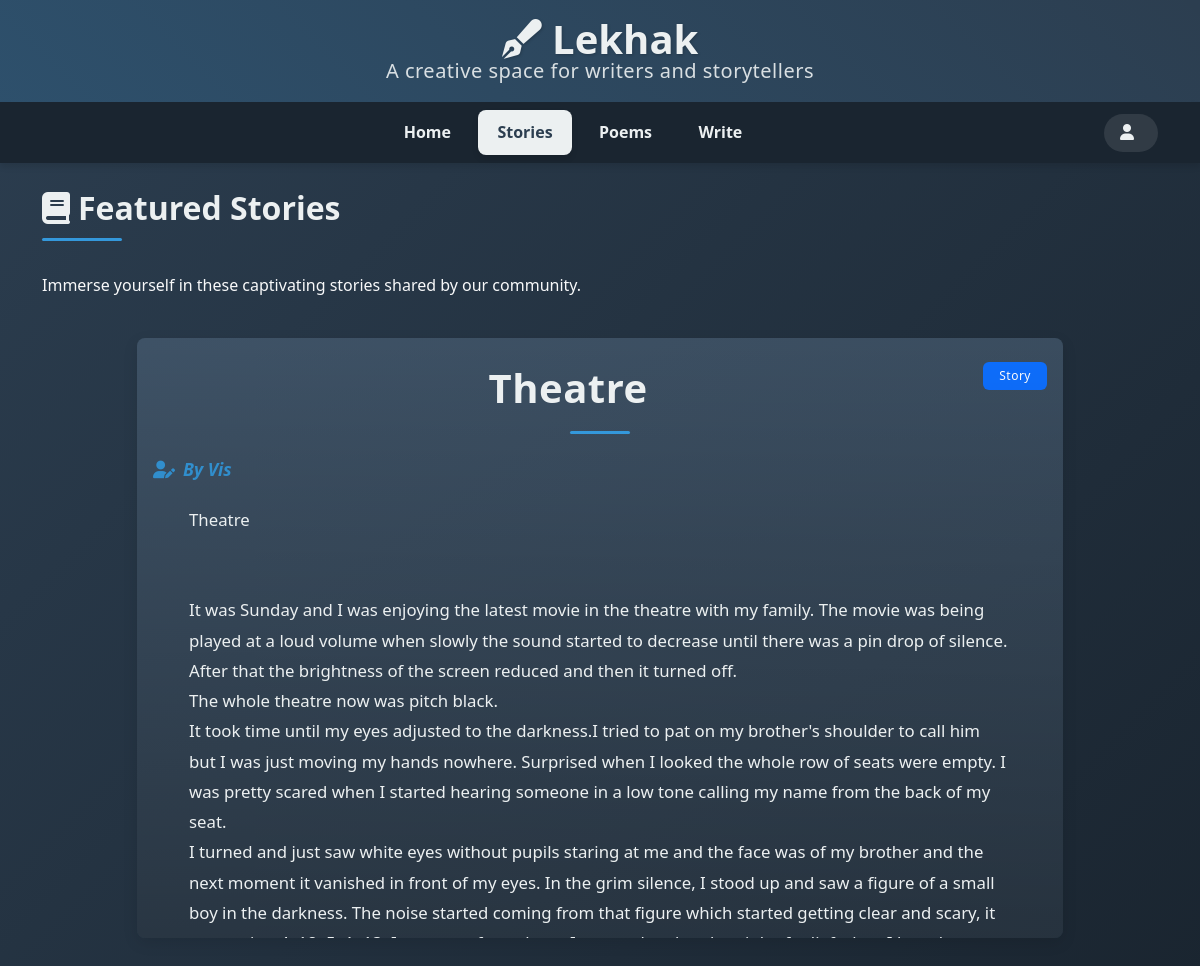
The page /stories.php on the database its author committed.
### tables this page shows
CREATE TABLE `content` (
  `title` varchar(1000) NOT NULL,
  `descr` text NOT NULL,
  `userid` varchar(1000) NOT NULL,
  `content` longtext NOT NULL,
  `category` varchar(1000) NOT NULL,
  `id` int(11) NOT NULL
);

### stories.php (the view, shortened to what this page needs)
<?php
$uid = $_SESSION["user_id"];
?>
<!DOCTYPE html>
<html lang="en">
<head>
    <link href="https://cdn.jsdelivr.net/npm/bootstrap@5.3.0/dist/css/bootstrap.min.css" rel="stylesheet">
    <link rel="stylesheet" href="index.css">
    <link rel="stylesheet" href="https://cdnjs.cloudflare.com/ajax/libs/font-awesome/6.0.0/css/all.min.css">
</head>
<body>
    <div class="main">
        <div class="container">
            <h1 class="display-4"><i class="fas fa-pen-fancy"></i> Lekhak</h1>
            <p class="tagline lead">A creative space for writers and storytellers</p>
        </div>
    </div>
    <nav class="navbar navbar-expand-lg">
        <div class="container">
            <div class="collapse navbar-collapse justify-content-center" id="navbarNav">
                <ul class="navbar-nav">
                    <li class="nav-item">
                        <a class="nav-link" href="home.php">Home</a>
                    </li>
                    <li class="nav-item">
                        <a class="nav-link active" href="stories.php">Stories</a>
                    </li>
                    <li class="nav-item">
                        <a class="nav-link" href="poems.php">Poems</a>
                    </li>
                    <li class="nav-item">
                        <a class="nav-link" href="write1.php">Write</a>
                    </li>
                </ul>
            </div>
            <div class="ms-auto">
                <?php echo "<span id='userpara' class='navbar-text'>$uid</span>"?>
            </div>
        </div>
    </nav>
    <div class="container py-4">
        <div class="row mb-4">
            <div class="col-12">
                <h2 class="section-heading">
                    <i class="fas fa-book me-2"></i>Featured Stories
                </h2>
                <p class="text-light">Immerse yourself in these captivating stories shared by our community.</p>
            </div>
        </div>
        <div class="row">
            <?php
            include 'dbconnect.php';
                $sql="SELECT * FROM `content` WHERE category='story'";
                $stmt=$con->prepare($sql);
                $stmt->execute();
                $res=$stmt->get_result();
                if($res->num_rows>0)
                {
                  foreach($res as $row)
                  {
                    $heading=$row['title'];
                    $content=$row['content'];
                    $user=$row['userid'];
                    echo "<div class='col-lg-10 col-md-12 mx-auto mb-4'>
                        <div class='story card shadow'>
                            <div class='card-header bg-transparent border-0 pt-4 pb-0'>
                                <span class='badge bg-primary px-3 py-2 mb-2 float-end'>Story</span>
                                <h1 class='card-title'>{$heading}</h1>
                                <h2 class='card-subtitle mb-4'><i class='fas fa-user-edit me-2'></i>By {$user}</h2>
                            </div>
                            <div class='card-body pt-0'>
                                <p class='card-text'>{$content}</p>
                                <div class='mt-4 text-center'>
                                    <span class='click-hint'><i class='fas fa-expand-alt me-2'></i>Click to expand/collapse</span>
                                </div>
                            </div>
                        </div>
                    </div>";
                  }
                }
            ?>
        </div>
    </div>
</body>
</html>

### rows shown on the page
content: title "Theatre", userid "Vis", content "Theatre It was Sunday and I was enjoying the latest movie in the theatre with my family. The movie was being played at a loud volume when slowly the sound started to decrease until there was a pin drop of silence. After that the brightness of the screen reduced and then it turned off. The whole theatre now was pitch black. It took time until my eyes adjusted to the darkness.I tried to pat on my brother's shoulder to call him but I was just moving my hands nowhere. Surprised when I looked the whole row of seats were empty. I was pretty scared when I started hearing someone in a low tone calling my name from the back of my seat. I turned and just saw white eyes without pupils staring at me…"
